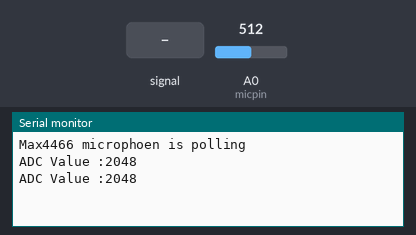
Recording of a sketch running on a simulated Arduino Zero (SAMD21). Parts: the last lines printed to the serial monitor. Inputs (shaded band) come from the test bench; at power-on: A0 (micpin) = 512 (analog values on the 0–1023 scale).

Above: at 1.8 s.
1.9 s: A0 (micpin) fed a 200 Hz sine of ±81 counts around its level
At 2.8 s:
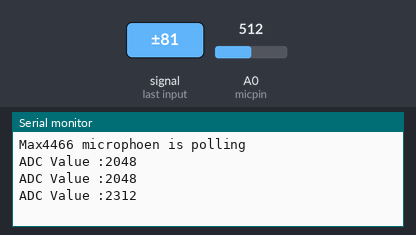
3.4 s: A0 (micpin) set to 716
At 4.7 s:
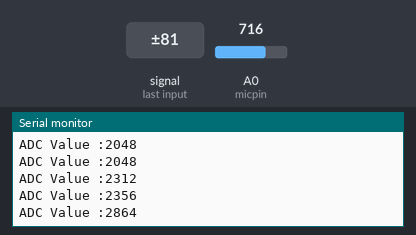
4.9 s: A0 (micpin) fed a 1000 Hz sine of ±255 counts around its level
At 5.8 s:
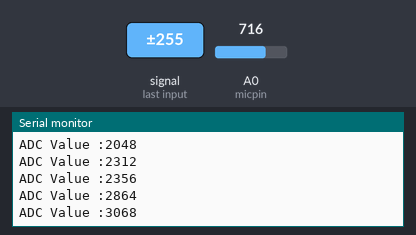
6.4 s: A0 (micpin) set to 900
At 7.8 s:
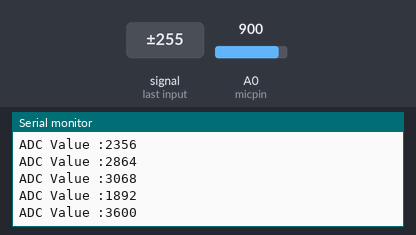
Timing chart, 0 to 8.9 s (numbered marks = the images above; inputs shaded):
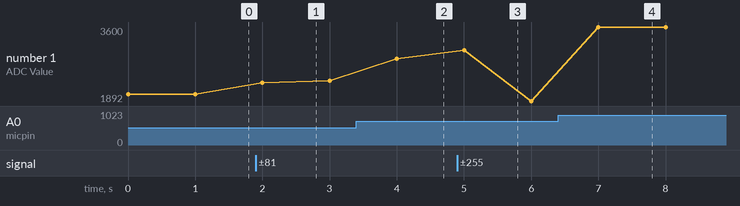

Measured:
- after the input at 1.9 s, the serial monitor: prints a new line after 0.10 s (image 1)
- after the input at 3.4 s, the serial monitor: prints a new line after 0.60 s (image 2)
- after the input at 4.9 s, the serial monitor: prints a new line after 0.10 s (image 3)
- after the input at 6.4 s, the serial monitor: prints a new line after 0.60 s (image 4)
- plotted number 1: 2048 → 2356 after the input at 1.9 s, 2356 → 2864 after the input at 3.4 s, 2864 → 1892 after the input at 4.9 s, 1892 → 3600 after the input at 6.4 s

The sketch:

Lab_5.ino
```cpp
const int micpin=A0;
int adc=0;


void setup() {
  // put your setup code here, to run once:
Serial.begin(115200);
while(!Serial);
analogReadResolution(12);
Serial.println("Max4466 microphoen is polling");
}

void loop() {
  // put your main code here, to run repeatedly:
adc=analogRead(micpin);
Serial.print("ADC Value :");
Serial.println(adc);
delay(1000);
}
```
